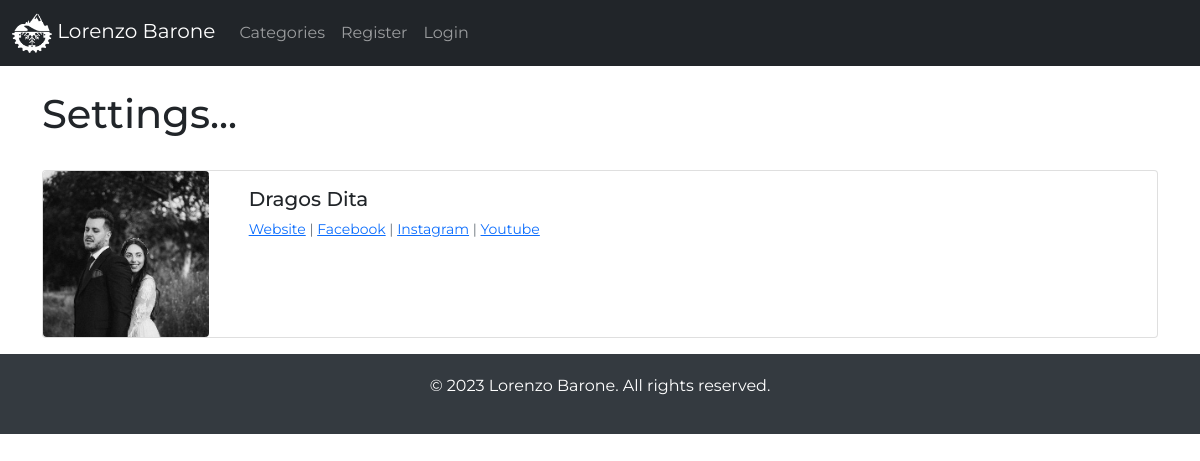
/members/1/profile/, run on the app's committed database.
### lorenzo_barone/models.py (models this page shows, shortened)
class Profile(models.Model):
    user = models.OneToOneField(User, null=True, on_delete=models.CASCADE)
    bio = models.TextField()
    profile_pic = models.ImageField(null=True, blank=True, upload_to="images/profile/")
    website_url = models.CharField(max_length=255, null=True, blank=True)
    facebook_url = models.CharField(max_length=255, null=True, blank=True)
    instagram_url = models.CharField(max_length=255, null=True, blank=True)
    youtube_url = models.CharField(max_length=255, null=True, blank=True)

### members/views.py (the view)
# urls.py: path('<int:pk>/profile/', ShowProfilePageView.as_view(), name='show_profile_page'),
class ShowProfilePageView(DetailView):
    model = Profile
    template_name = 'registration/user_profile.html'
    def get_context_data(self, *args, **kwargs):
        context = super(ShowProfilePageView, self).get_context_data(*args, **kwargs)
        page_user = get_object_or_404(Profile, id=self.kwargs['pk'])
        context["page_user"] = page_user
        return context

### members/templates/registration/user_profile.html (shortened to what this page needs)
{% extends 'base.html' %}
{% load static %}
{% block content %}
    <h1>Settings...</h1>
    <br/>
    <div class="card mb-3">
        <div class="row no-gutter">
            <div class="col-md-2">
                {% if page_user.profile_pic %}
                    <img src="{{ page_user.profile_pic.url }}" class="img-fluid rounded mx-auto d-block">
                {% else %}
                    <img src="{% static 'lorenzo_barone/images/user.png' %}"
                         class="img-fluid rounded mx-auto d-block">
                {% endif %}
            </div>
            <div class="col-md-10">
                <div class="card-body">
                    <h5 class="card-title">
                        {{ page_user.user.first_name }}
                        {{ page_user.user.last_name }}
                    </h5>
                    <p class="small text-muted">
                        {% if page_user.website_url %}
                            <a href="{{ page_user.website_url }}">Website</a>
                        {% endif %}
                        {% if page_user.facebook_url %}
                            | <a href="{{ page_user.facebook_url }}">Facebook</a>
                        {% endif %}
                        {% if page_user.instagram_url %}
                            | <a href="{{ page_user.instagram_url }}">Instagram</a>
                            | <a href="{{ page_user.youtube_url }}">Youtube</a>
                        {% endif %}
                    </p>
                </div>
            </div>
        </div>
    </div>
{% endblock %}

### templates/base.html (style rules this page uses)
* { margin: 0; padding: 0; font-family: 'Montserrat', sans-serif; }

### data on the page
Profile: profile_pic (picture), user.first_name "Dragos", user.last_name "Dita"
